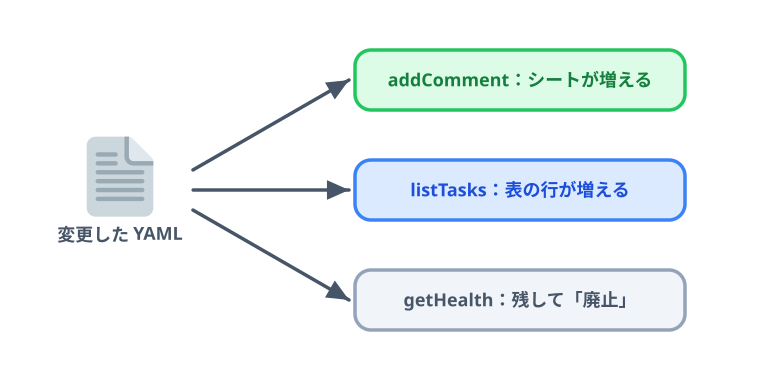

Python code for this plot:
import sys, os
sys.path.insert(0, os.path.expanduser("~/.claude/skills/genfig"))
from genfig import Canvas


c = Canvas(760, 380)
yaml = c.node(120, 190, "変更した YAML", emoji_cp="1f4c4", label_scale="label")
add = c.node(520, 80, "addComment：シートが増える", shape="sticky", color="green", w=330, h=60, label_scale="label")
chg = c.node(520, 190, "listTasks：表の行が増える", shape="sticky", color="blue", w=330, h=60, label_scale="label")
rm = c.node(520, 300, "getHealth：残して「廃止」", shape="sticky", color="gray", w=330, h=60, label_scale="label")
for n in (add, chg, rm):
    c.link(yaml, n, end="w")
c.save("00-thumbnail.svg")
